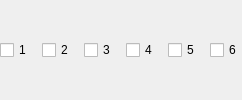
                             <widget class="QWidget" name="simpleRecTracks">
                              <property name="enabled">
                               <bool>true</bool>
                              </property>
                              <layout class="QHBoxLayout" name="horizontalLayoutSimpleTracks">
                               <property name="spacing">
                                <number>10</number>
                               </property>
                               <property name="leftMargin">
                                <number>0</number>
                               </property>
                               <property name="topMargin">
                                <number>0</number>
                               </property>
                               <property name="rightMargin">
                                <number>0</number>
                               </property>
                               <property name="bottomMargin">
                                <number>0</number>
                               </property>
                               <item>
                                <widget class="PLSCheckBox" name="simpleOutRecTrack1">
                                 <property name="enabled">
                                  <bool>true</bool>
                                 </property>
                                 <property name="sizePolicy">
                                  <sizepolicy hsizetype="Minimum" vsizetype="Preferred">
                                   <horstretch>0</horstretch>
                                   <verstretch>0</verstretch>
                                  </sizepolicy>
                                 </property>
                                 <property name="text">
                                  <string>1</string>
                                 </property>
                                </widget>
                               </item>
                               <item>
                                <widget class="PLSCheckBox" name="simpleOutRecTrack2">
                                 <property name="sizePolicy">
                                  <sizepolicy hsizetype="Minimum" vsizetype="Preferred">
                                   <horstretch>0</horstretch>
                                   <verstretch>0</verstretch>
                                  </sizepolicy>
                                 </property>
                                 <property name="text">
                                  <string>2</string>
                                 </property>
                                </widget>
                               </item>
                               <item>
                                <widget class="PLSCheckBox" name="simpleOutRecTrack3">
                                 <property name="enabled">
                                  <bool>true</bool>
                                 </property>
                                 <property name="sizePolicy">
                                  <sizepolicy hsizetype="Minimum" vsizetype="Preferred">
                                   <horstretch>0</horstretch>
                                   <verstretch>0</verstretch>
                                  </sizepolicy>
                                 </property>
                                 <property name="text">
                                  <string>3</string>
                                 </property>
                                </widget>
                               </item>
                               <item>
                                <widget class="PLSCheckBox" name="simpleOutRecTrack4">
                                 <property name="enabled">
                                  <bool>true</bool>
                                 </property>
                                 <property name="sizePolicy">
                                  <sizepolicy hsizetype="Minimum" vsizetype="Preferred">
                                   <horstretch>0</horstretch>
                                   <verstretch>0</verstretch>
                                  </sizepolicy>
                                 </property>
                                 <property name="text">
                                  <string>4</string>
                                 </property>
                                </widget>
                               </item>
                               <item>
                                <widget class="PLSCheckBox" name="simpleOutRecTrack5">
                                 <property name="sizePolicy">
                                  <sizepolicy hsizetype="Minimum" vsizetype="Preferred">
                                   <horstretch>0</horstretch>
                                   <verstretch>0</verstretch>
                                  </sizepolicy>
                                 </property>
                                 <property name="text">
                                  <string>5</string>
                                 </property>
                                </widget>
                               </item>
                               <item>
                                <widget class="PLSCheckBox" name="simpleOutRecTrack6">
                                 <property name="sizePolicy">
                                  <sizepolicy hsizetype="Minimum" vsizetype="Preferred">
                                   <horstretch>0</horstretch>
                                   <verstretch>0</verstretch>
                                  </sizepolicy>
                                 </property>
                                 <property name="text">
                                  <string>6</string>
                                 </property>
                                </widget>
                               </item>
                              </layout>
                             </widget>
